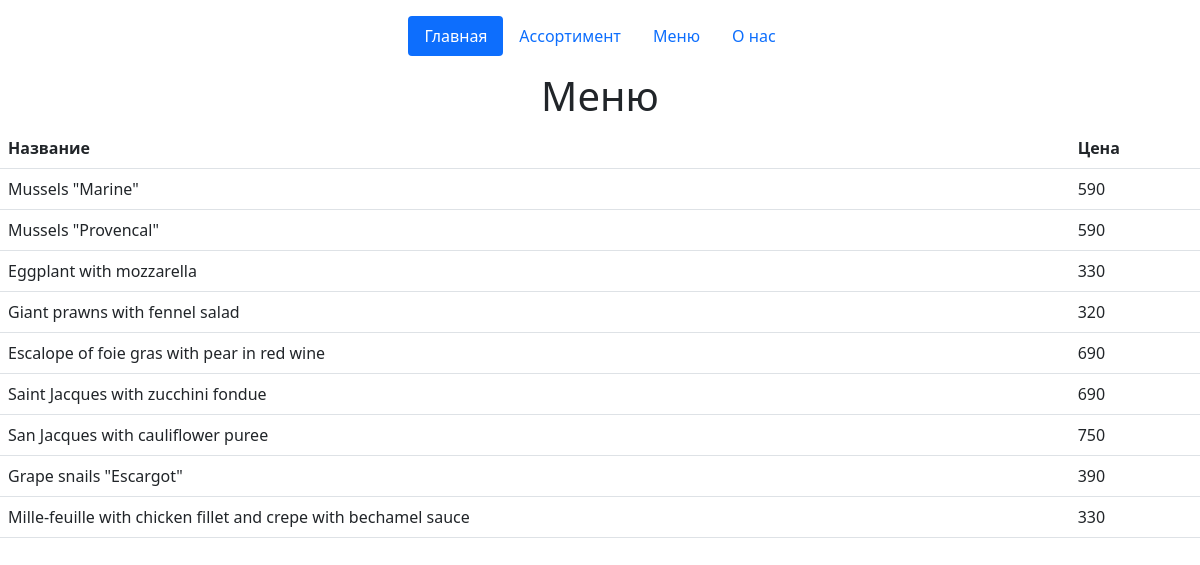
Screenshot of /apache/src/menu.php with the database file from the repository.
### tables this page shows
CREATE TABLE IF NOT EXISTS products (
  ID INT(11) NOT NULL AUTO_INCREMENT,
  name VARCHAR(80) NOT NULL,
  price INTEGER,
  PRIMARY KEY (ID)
);

### apache/src/menu.php (the view, shortened to what this page needs)
<!DOCTYPE html>
<html lang="en">
<head>
    <link href="https://cdn.jsdelivr.net/npm/bootstrap@5.1.3/dist/css/bootstrap.min.css" rel="stylesheet">
</head>
<body>
<div class="container">
    <header class="d-flex justify-content-center py-3">
      <ul class="nav nav-pills">
        <li class="nav-item"><a href="index.html" class="nav-link active" aria-current="page">Главная</a></li>
        <li class="nav-item"><a href="products.php" class="nav-link">Ассортимент</a></li>
        <li class="nav-item"><a href="menu.php" class="nav-link">Меню</a></li>
        <li class="nav-item"><a href="about.html" class="nav-link">О нас</a></li>
      </ul>
    </header>
  </div>
<h1 class="text-center">Меню</h1>
<table class="table">
    <tr>
        <th scope="col">Название</th>
        <th scope="col">Цена</th>
    </tr>
<?php
$mysqli = new mysqli("my-sql", "user", "password", "appDB");
$result = $mysqli->query("SELECT name, price FROM products");
foreach ($result as $row){
    echo "<tr><td>{$row['name']}</td><td>{$row['price']}</td></tr>";
}
?>
</table>
</body>
</html>

### rows the page displays
products: name "Mussels \"Marine\"", price "590"
products: name "Mussels \"Provencal\"", price "590"
products: name "Eggplant with mozzarella", price "330"
products: name "Giant prawns with fennel salad", price "320"
products: name "Escalope of foie gras with pear in red wine", price "690"
products: name "Saint Jacques with zucchini fondue", price "690"
products: name "San Jacques with cauliflower puree", price "750"
products: name "Grape snails \"Escargot\"", price "390"
products: name "Mille-feuille with chicken fillet and crepe with bechamel sauce", price "330"
